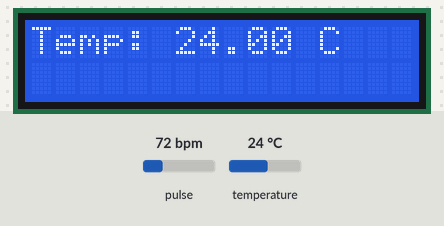
Bench run of a sketch on a simulated ESP32. Shown: 16×2 character LCD. The test bench sets the inputs (shaded band); at power-on: pulse 72 bpm, temperature 24 °C. WiFi joins after 1.5 s; servers stay silent unless stated; no MQTT or app messages arrive unless stated; what the sketch prints to the serial monitor is not drawn.

Above: at 3.2 s.
3.3 s: pulse set to 42 bpm
At 5.0 s:
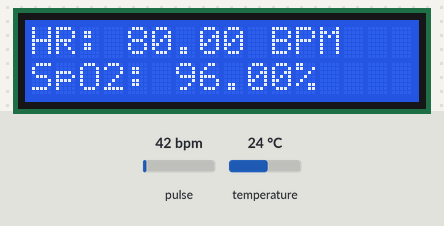
9.3 s: temperature set to 12 °C
At 10.9 s:
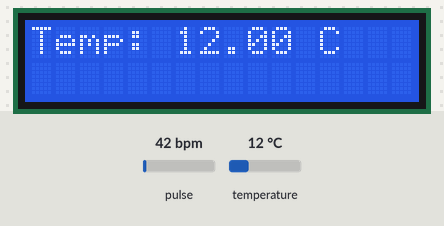
13.8 s: pulse set to 130 bpm
At 17.3 s:
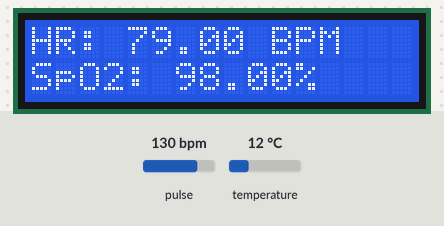
19.8 s: temperature set to 19 °C
At 23.2 s:
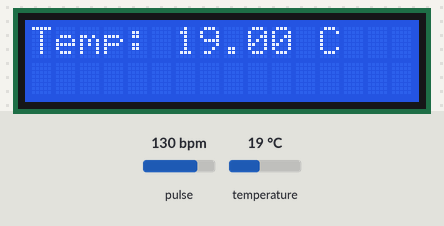
Timing chart, 0 to 24.7 s (numbered marks = the images above; inputs shaded):
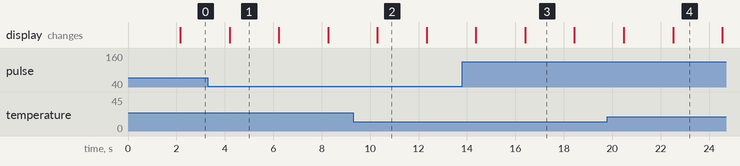

Measured:
- what the display in image 1 shows lasts 2.0 s, from 4.2 s to 6.2 s

The sketch:

Final_Code_MedMonitor.ino
```cpp
#include <Wire.h>
#include <LiquidCrystal_I2C.h>
#include <WiFi.h>
#include <PubSubClient.h>
#include <MAX30105.h>

// WiFi credentials
const char* WIFI_SSID = "POCO M3";
const char* WIFI_PASSWORD = "kisal123";


unsigned long previousMillis = 0; // Stores the last time the screen was updated
const long interval = 2000;       // Interval to switch screens (2 seconds)
bool showTemperature = false;    // Flag to alternate between screens

// MQTT topics
const char* heart_rate_topic = "heart_rate_anju";
const char* spo2_topic = "spo2_anju";
const char* temperature_topic = "temperature_anju";

// Sensor and LCD Setup
LiquidCrystal_I2C lcd(0x27, 16, 2);
WiFiClient espClient;
PubSubClient mqttClient(espClient);
MAX30105 particleSensor;

// Global Variables
float temperature = 0;
float heartRate = 0;
float spo2 = 0;

void setup() {
  Serial.begin(115200);
  Wire.begin(21, 22); // SDA on GPIO21, SCL on GPIO22
  Wire.setClock(100000); // Set I2C clock to 100kHz

  lcd.begin(16, 2);
  lcd.backlight();

  setupWiFi();
  mqttClient.setServer("test.mosquitto.org", 1883);

  if (!particleSensor.begin(Wire, I2C_SPEED_STANDARD)) {
    Serial.println("MAX30102 not found. Check wiring/power.");
    while (1);
  }
  Serial.println("MAX30102 initialized.");

  // Configure MAX30102
  particleSensor.setup(); // Default settings
  particleSensor.setPulseAmplitudeRed(0x0A); // Turn Red LED to low to save power
  particleSensor.setPulseAmplitudeGreen(0);  // Turn off Green LED
}

void loop() {
  if (WiFi.status() != WL_CONNECTED) {
    setupWiFi();
  }
  if (!mqttClient.connected()) {
    reconnect();
  }
  mqttClient.loop();

  // Read data from the sensor
  updateSensorData();

  // Display data on LCD
  displayData();

  // Publish data to MQTT
  publishData();

  delay(2000); // Adjust delay as needed
}

void setupWiFi() {
  WiFi.begin(WIFI_SSID, WIFI_PASSWORD);
  while (WiFi.status() != WL_CONNECTED) {
    delay(1000);
    Serial.println("Connecting to WiFi...");
  }
  Serial.println("Connected to WiFi.");
  Serial.println("IP Address: ");
  Serial.println(WiFi.localIP());
}

void reconnect() {
  while (!mqttClient.connected()) {
    Serial.print("Attempting MQTT connection...");
    if (mqttClient.connect("ESP32Client")) {
      Serial.println("Connected to MQTT.");

      // Subscribe to topics with QoS 2
      mqttClient.subscribe(heart_rate_topic, 2);
      mqttClient.subscribe(spo2_topic, 2);
      mqttClient.subscribe(temperature_topic, 2);

    } else {
      Serial.print("Failed, rc=");
      Serial.println(mqttClient.state());
      delay(5000);
    }
  }
}

void updateSensorData() {
  long redValue = particleSensor.getRed();
  long irValue = particleSensor.getIR();

  // Simulated algorithm for HR and SpO2 (replace with actual calculations or library methods)
  heartRate = 75 + (irValue % 10); // Dummy calculation
  spo2 = 98 - (redValue % 5);      // Dummy calculation

  temperature = particleSensor.readTemperature(); // Measure temperature in Celsius
}

void publishData() {
  boolean success1 = mqttClient.publish(heart_rate_topic, String(heartRate).c_str(), strlen(String(heartRate).c_str()), false, 2);
  boolean success2 = mqttClient.publish(spo2_topic, String(spo2).c_str(), strlen(String(spo2).c_str()), false, 2);
  boolean success3 = mqttClient.publish(temperature_topic, String(temperature).c_str(), strlen(String(temperature).c_str()), false, 2);

  if (success1 && success2 && success3) {
    Serial.println("Data published:");
    Serial.println("Heart Rate: " + String(heartRate));
    Serial.println("SpO2: " + String(spo2));
    Serial.println("Temperature: " + String(temperature));
  } else {
    Serial.println("Failed to publish one or more messages");
  }
}


void displayData() {
  unsigned long currentMillis = millis();

  if (currentMillis - previousMillis >= interval) {
    previousMillis = currentMillis;
    showTemperature = !showTemperature; // Toggle between screens
  }

  lcd.clear();

  if (!showTemperature) {
    // Show HR
    lcd.setCursor(0, 0);
    lcd.print("HR: ");
    lcd.print(heartRate);
    lcd.print(" BPM");
    // Show SpO2
    lcd.setCursor(0, 1);
    lcd.print("SpO2: ");
    lcd.print(spo2);
    lcd.print("%");
  } else {
    // Show Temperature
    lcd.setCursor(0, 0);
    lcd.print("Temp: ");
    lcd.print(temperature);
    lcd.print(" C");
  }
}
```
